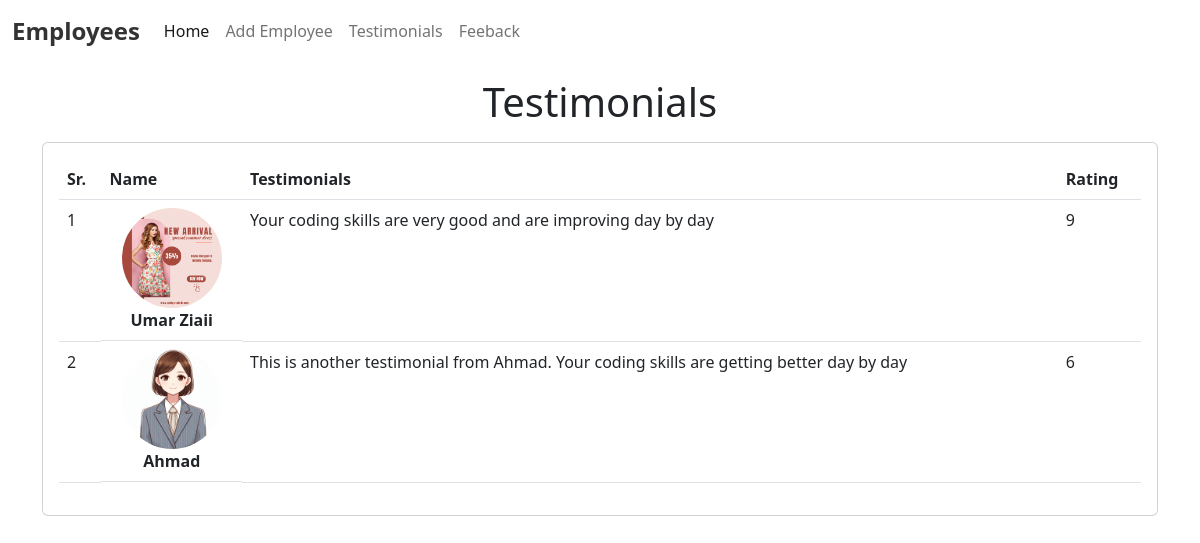
The app's page /employee/testimonials/ with its own data.
### employee/models.py (models this page shows, shortened)
class Testimonial(models.Model):
    name = models.CharField(max_length=100)
    testimonial = models.TextField()
    picture = models.ImageField(upload_to='testimonials/')
    rating = models.IntegerField(max_length=1)

### employee/views.py (the view)
# urls.py: path("testimonials/",testimonials),
def testimonials(request):
    test = Testimonial.objects.all()
    return render(request, "emp/testimonial.html",{'testimonials':test})

### templates/emp/testimonial.html (shortened to what this page needs)
<!DOCTYPE html>
<html lang="en">
  <head>
    <link
      href="https://cdn.jsdelivr.net/npm/bootstrap@5.2.0-beta1/dist/css/bootstrap.min.css"
      rel="stylesheet"
    />
  </head>
  <body>
    {% include 'emp/navbar.html' %}
    <h1 class="text-center my-3">Testimonials</h1>
    <div class="container">
      <div class="row">
        <div class="col-md-12">
          <div class="card">
            <div class="card-body">
              <table class="table">
                <thead>
                  <tr>
                    <th>Sr.</th>
                    <th>Name</th>
                    <th>Testimonials</th>
                    <th>Rating</th>
                  </tr>
                </thead>
                <tbody>
                  {% for t in testimonials %}
                  <tr>
                    <td>{{forloop.counter}}</td>
                    <td
                      style="
                        display: flex;
                        flex-direction: column;
                        justify-content: center;
                        align-items: center;
                        text-transform: capitalize;
                        font-size: 1rem;
                        font-weight: 600;
                      "
                    >
                      <img
                        style="max-width: 100px; border-radius: 100%"
                        src="/media/{{t.picture}}"
                        alt=""
                      />
                      {{t.name}}
                    </td>
                    <td>{{t.testimonial}}</td>
                    <td>{{t.rating}}</td>
                  </tr>
                  {% endfor %}
                </tbody>
              </table>
            </div>
          </div>
        </div>
      </div>
    </div>
  </body>
</html>

### records on screen
Testimonial: picture (picture), name "Umar Ziaii", testimonial "Your coding skills are very good and are improving day by day", rating "9"
Testimonial: picture (picture), name "Ahmad", testimonial "This is another testimonial from Ahmad. Your coding skills are getting better day by day", rating "6"
